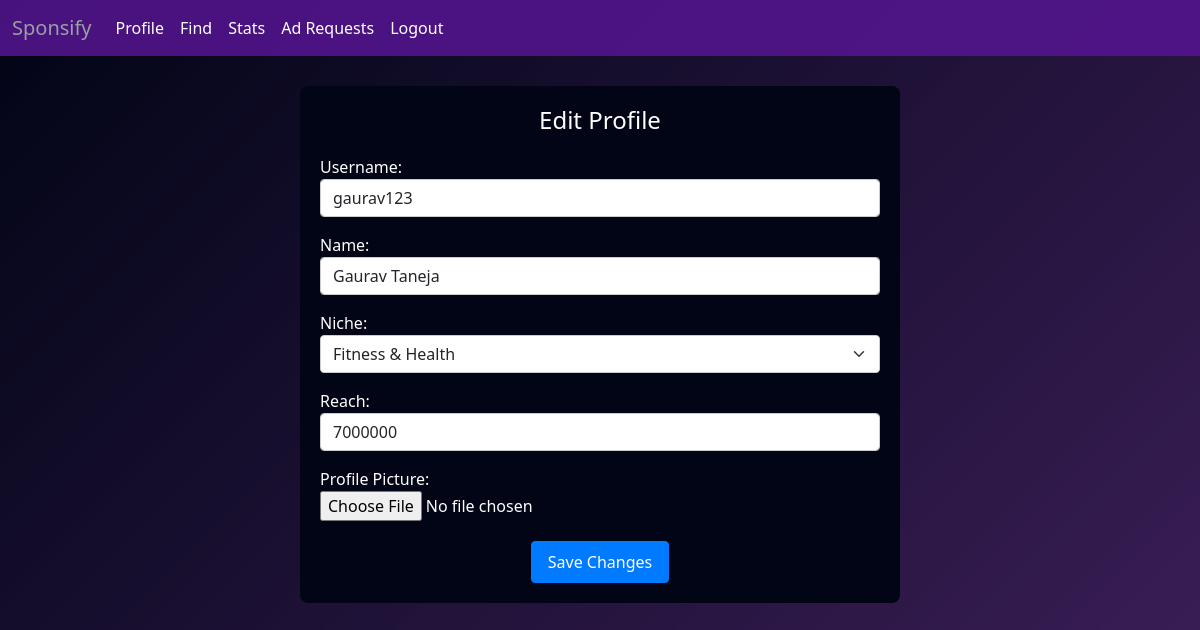
Screenshot of /influencer/edit_profile (signed in) with the database file from the repository.
### models.py (models this page shows, shortened)
class User(db.Model):
    id = db.Column(db.Integer, primary_key=True)
    username = db.Column(db.String(80), unique=True, nullable=False)
    password = db.Column(db.String(120), nullable=False)
    role = db.Column(db.String(20), nullable=False)
    is_flag = db.Column(db.Boolean,default=False)
    sponsor = db.relationship("Sponsor", uselist=False, backref="user", cascade="all, delete-orphan")
    influencer = db.relationship("Influencer", uselist=False, backref="user", cascade="all, delete-orphan")

class Influencer(db.Model):
    id = db.Column(db.Integer, db.ForeignKey('user.id'), primary_key=True)
    name = db.Column(db.String(100), nullable=False)
    category = db.Column(db.String(50))
    niche = db.Column(db.String(50))
    reach = db.Column(db.Integer)
    is_flag = db.Column(db.Boolean,default=False)
    Rating = db.Column(db.Integer)
    profile_picture = db.Column(db.String(100))

### routes.py (the view, shortened to what this page needs)
@app.route('/influencer/edit_profile', methods=['GET', 'POST'])
@login_required
def edit_influencer_profile():
    user_id = session.get('user_id')
    influencer = Influencer.query.get(user_id)
    return render_template('edit_influencer_profile.html', influencer=influencer, niche_options=NICHE_OPTIONS)

### routes.py (called while the page is built)
def login_required(f):
    @wraps(f)
    def wrap(*args, **kwargs):
        if 'user_id' not in session:
            flash("You need to login first")
            return redirect(url_for('login'))
        else:
            user_id  = session['user_id']
            user = User.query.filter_by(id=user_id).first()
            if user.is_flag:
                flash("You are flagged")
                return redirect(url_for('login'))
        return f(*args, **kwargs)
    return wrap

### templates/edit_influencer_profile.html (shortened to what this page needs)
{% extends 'ifndash.html' %}
{% block content %}
<main class="profile-edit">
    <h4>Edit Profile</h4>
    <form method="POST" action="{{ url_for('edit_influencer_profile') }}" enctype="multipart/form-data">
        <div class="form-group">
            <label for="username">Username:</label>
            <input type="text" class="form-control" id="username" name="username" value="{{ influencer.user.username }}" required>
        </div>
        <div class="form-group">
            <label for="name">Name:</label>
            <input type="text" class="form-control" id="name" name="name" value="{{ influencer.name }}" required>
        </div>
        <div class="form-group">
            <label for="niche">Niche:</label>
            <select name="niche" id="niche" class="form-select" required>
                {% for option in niche_options %}
                    <option value="{{ option }}" {% if influencer.niche == option %}selected{% endif %}>{{ option }}</option>
                {% endfor %}
            </select>
        </div>
        <div class="form-group">
            <label for="reach">Reach:</label>
            <input type="number" class="form-control" id="reach" name="reach" value="{{ influencer.reach }}" required>
        </div>
        <div class="form-group">
            <label for="profile_picture">Profile Picture:</label>
            <input type="file" class="form-control-file" id="profile_picture" name="profile_picture">
        </div>
        <div class = "button-ctn">
         <button type="submit" class="btn btn-primary">Save Changes</button>
        </div>
    </form>
</main>
{% endblock %}

### templates/edit_influencer_profile.html (style rules this page uses)
body { background: linear-gradient(135deg, #010515 0%, #220341e5 100%); color: #fff; }
.button-ctn { display: flex; justify-content: center; margin-top: 20px; }
main.profile-edit { width: 90%; max-width: 600px; margin: 30px auto; padding: 20px; background: #010515; border-radius: 8px; }
.form-group { margin-bottom: 1rem; }
.form-group label { display: block; }
.form-control, .form-select { width: 100%; padding: 0.375rem 0.75rem; line-height: 1.5; border: 1px solid #ccc; border-radius: 0.25rem; }
.btn-primary { color: #fff; background-color: #007bff; border-color: #007bff; padding: 0.5rem 1rem; border-radius: 0.25rem; cursor: pointer; }
h4 { text-align: center; margin-bottom: 20px; }

### rows the page displays
User: username "gaurav123"
Influencer: name "Gaurav Taneja", niche "Fitness & Health", reach "7000000"
